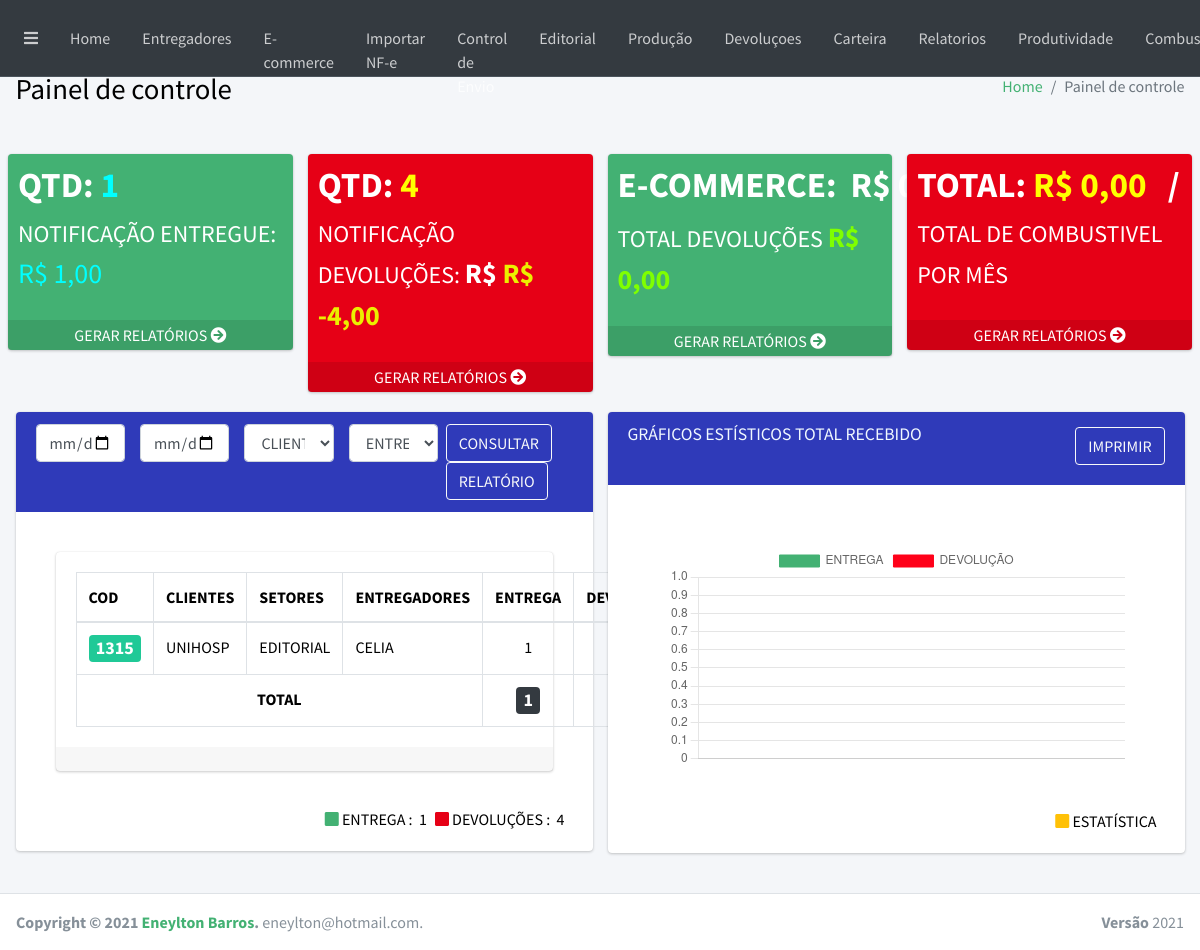
Screenshot of /pages/home/home.php (signed in) with the database file from the repository.
### tables this page shows
CREATE TABLE `receber` (
  `id` int(11) NOT NULL,
  `data` timestamp NULL DEFAULT current_timestamp(),
  `vencimento` timestamp NULL DEFAULT current_timestamp(),
  `qtd` int(11) DEFAULT NULL,
  `disponivel` int(11) DEFAULT NULL,
  `numero` varchar(45) DEFAULT NULL,
  `clientes_id` int(11) NOT NULL,
  `gaiolas_id` int(11) NOT NULL,
  `usuarios_id` int(11) NOT NULL,
  `servicos_id` int(11) NOT NULL,
  `setores_id` int(11) NOT NULL
);

CREATE TABLE `clientes` (
  `id` int(11) NOT NULL,
  `nome` varchar(100) DEFAULT NULL,
  `data` timestamp NULL DEFAULT current_timestamp(),
  `telefone` varchar(45) DEFAULT NULL,
  `email` varchar(45) DEFAULT NULL,
  `cnpj` varchar(45) DEFAULT NULL,
  `foto` varchar(45) DEFAULT NULL,
  `usuarios_id` int(11) NOT NULL,
  `setores_id` int(11) NOT NULL
);

### includes/dashboard/box-infor.php (the view, shortened to what the rows shown need)
<?php
$ecommerce = "";
$usuariologado = Login::getUsuarioLogado();
$acesso = $usuariologado['acessos_id'];
foreach ($listar as $item) {
    if ($item->devolucao == "") {
        $param = '<span style="color:#ff0000">0</span>';
    } else {
        $param = $item->devolucao;
    }
    if ($item->entrega == "") {
        $param2 = '<span style="color:#ff0000">0</span>';
    } else {
        $param2 = $item->entrega;
    }
    $total_entrega += $item->entrega;
    $total_devolucao += $item->devolucao;
    if ($acesso == 6) {
        $ecommerce = "E-commerce";
    } else {
        $ecommerce =  $item->setores;
    }
    $resultados .= '<tr>
<td style="text-transform:uppercase"><span style="font-size:18px"
class="badge bg-teal">' . $item->codigo . '</span></td>
<td style="text-transform:uppercase">' . $item->nome . '</td>
<td style="text-transform:uppercase">' .   $ecommerce . '</td>
<td style="text-transform:uppercase">' . $item->entregadores . '</td>
<td style="text-align:center">' . $param2 . '</td>
<td style="text-align:center">' . $param . '</td>
</tr>';
}
?>
<di v class="container-fluid">
    <section class="content">
        <div class="container-fluid">
            <div class="row">
                <div class="col-6">
                    <div class="card">
                        <div class="card-body">
                            <div class="card-body">
                                <div class="card">
                                    <div class="card-body">
                                        <table class="table table-bordered">
                                            <thead>
                                                <tr>
                                                    <th style="width: 10px">COD</th>
                                                    <th style="width: 10px">CLIENTES</th>
                                                    <th>SETORES</th>
                                                    <th class="">ENTREGADORES</th>
                                                    <th class="centro">ENTREGA</th>
                                                    <th class="centro">DEVOLUÇÃO</th>
                                                </tr>
                                            </thead>
                                            <tbody>
                                                <?= $resultados ?>
                                                <tr>
                                                    <th colspan="4" style="text-align: center;">TOTAL</th>
                                                    <th style="color:green; text-align:center;"><span style="font-size:18px" class="badge bg-dark"><?= $total_entrega ?></span></th>
                                                    <th style="color:red;text-align:center"><span style="font-size:18px" class="badge bg-dark"><?= $total_devolucao ?></span></th>
                                                </tr>
                                            </tbody>
                                        </table>
                                    </div>
                                </div>
                            </div>
                        </div>
                    </div>
                </div>
                <div class="col-6">
                    <form name="form2" action="relatorio-list3.php" method="POST" enctype="multipart/form-data">
                        <div class="card">
                            <div class="card-header border-0" style="background-color:#2f3ab9;">
                                <div class="d-flex justify-content-between">
                                    <div class="card-tools">
                                        <h2 style="color:#ff0000">
                                            <button type="submit" name="grafico" onclick="dowloadPDF()" class="btn btn-outline-light">IMPRIMIR</button>
                                        </h2>
                                    </div>
                                </div>
                            </div>
                        </div>
                    </form>
                </div>
            </div>
        </div>
    </section>

### rows the page displays
receber: id "1315", clientes.nome "UNIHOSP", ecommerce "EDITORIAL", entregadores "CELIA", param2 "1"

### other values shown
TITLE "Painel de controle"
BRAND "Painel de controle"
$qtde1 "1"
$somar_entrega "1,00"
$qtde2 "4"
$totalEditorialsoma "-4,00"
$valor_total_ecommercedev "0,00"
$total_combustivel "0,00"
$total_entrega "1"
$total_devolucao "4"
